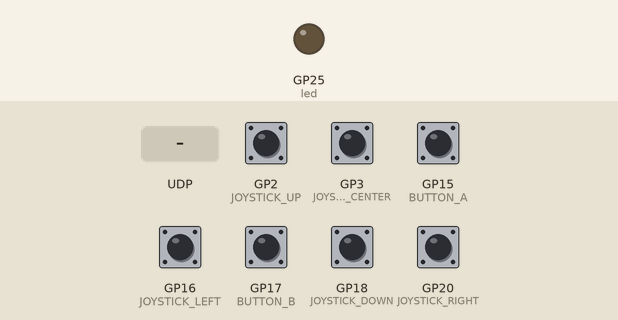
Recording of a program running on a simulated Raspberry Pi Pico running MicroPython. On the bench: output pins drawn as LEDs (lit = HIGH). Dashed ring = blinking. Inputs (shaded band) come from the test bench; at power-on: GP2 (JOYSTICK_UP), GP3 (JOYSTICK_CENTER), GP15 (BUTTON_A), GP16 (JOYSTICK_LEFT), GP17 (BUTTON_B), GP18 (JOYSTICK_DOWN), GP20 (JOYSTICK_RIGHT) HIGH. The board's own WiFi access point starts at once; what the program prints to the serial console is not drawn.

Above: at 9.0 s.
9.1 s: UDP packet "DISCOVER_CONTROLLER" arrives
At 9.36 s:
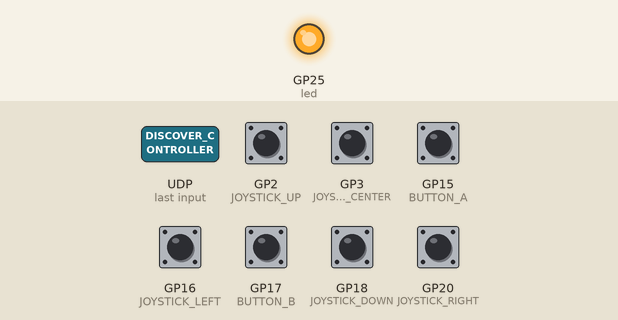
12.1 s: GP2 (JOYSTICK_UP) pulled LOW for 0.15 s
At 12.52 s:
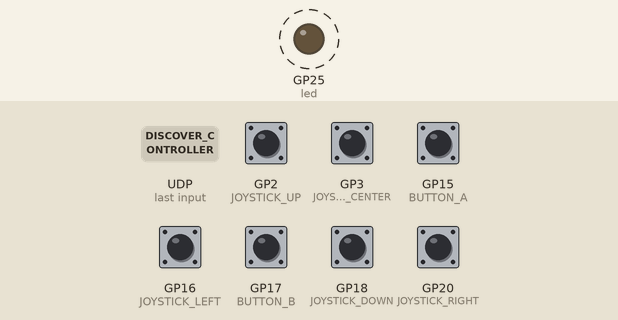
15.1 s: GP3 (JOYSTICK_CENTER) pulled LOW for 0.15 s
18.1 s: GP15 (BUTTON_A) pulled LOW for 0.15 s
21.1 s: GP16 (JOYSTICK_LEFT) pulled LOW for 0.15 s
24.1 s: GP17 (BUTTON_B) pulled LOW for 0.15 s
Timing chart, 0 to 28.1 s (numbered marks = the images above; inputs shaded):
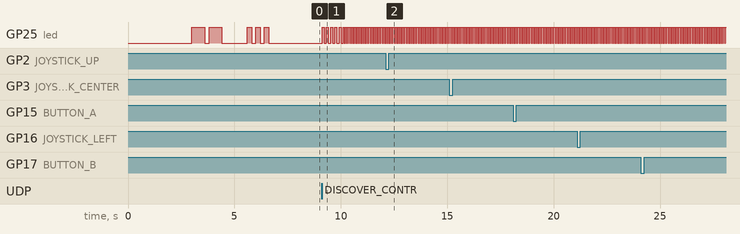

The program:

controller_access_point_led_debug.py
```python
# Controller with LED-based debugging (no display needed)
import network
import socket
import json
import time
from machine import Pin

# Joystick and button pins - ADJUST THESE FOR YOUR MODULE
JOYSTICK_UP = Pin(2, Pin.IN, Pin.PULL_UP)
JOYSTICK_DOWN = Pin(18, Pin.IN, Pin.PULL_UP)
JOYSTICK_LEFT = Pin(16, Pin.IN, Pin.PULL_UP)
JOYSTICK_RIGHT = Pin(20, Pin.IN, Pin.PULL_UP)
JOYSTICK_CENTER = Pin(3, Pin.IN, Pin.PULL_UP)
BUTTON_A = Pin(15, Pin.IN, Pin.PULL_UP)
BUTTON_B = Pin(17, Pin.IN, Pin.PULL_UP)

class LEDDebugger:
    """Use built-in LED to show status"""

    def __init__(self):
        self.led = Pin(25, Pin.OUT)
        self.led.value(0)

    def blink_pattern(self, pattern, repeat=1):
        """Blink LED in pattern. 1=short, 2=long, 0=pause"""
        for _ in range(repeat):
            for duration in pattern:
                if duration == 0:
                    time.sleep(0.5)  # Pause
                elif duration == 1:
                    self.led.value(1)
                    time.sleep(0.2)  # Short blink
                    self.led.value(0)
                    time.sleep(0.2)
                elif duration == 2:
                    self.led.value(1)
                    time.sleep(0.6)  # Long blink
                    self.led.value(0)
                    time.sleep(0.2)
            time.sleep(1)  # Pause between repeats

    def startup_ok(self):
        """3 short blinks = startup OK"""
        self.blink_pattern([1, 1, 1])

    def ap_created(self):
        """2 long blinks = AP created"""
        self.blink_pattern([2, 2])

    def client_connected(self):
        """5 fast blinks = new client"""
        for _ in range(5):
            self.led.value(1)
            time.sleep(0.1)
            self.led.value(0)
            time.sleep(0.1)

    def error(self):
        """SOS pattern = error"""
        # S-O-S: ...---...
        self.blink_pattern([1, 1, 1, 0, 2, 2, 2, 0, 1, 1, 1])

    def heartbeat(self):
        """Quick flash for activity"""
        self.led.value(1)
        time.sleep(0.05)
        self.led.value(0)

class ControllerAccessPoint:
    def __init__(self):
        self.debug = LEDDebugger()

        print("🎮 PicoController Starting...")
        print("Watch the LED for status:")
        print("  3 short blinks = Startup OK")
        print("  2 long blinks = Access Point created")
        print("  5 fast blinks = Client connected")
        print("  SOS pattern = Error")

        # Create Access Point
        self.ap = network.WLAN(network.AP_IF)
        self.ap.active(True)
        print("✅ AP interface activated")

        # Try different configurations
        ap_success = False
        configs = [
            {"essid": "PicoController", "password": "pico1234", "authmode": 3},
            {"essid": "PicoController", "password": "pico1234"},
            {"essid": "PicoController"}
        ]

        for i, config in enumerate(configs):
            try:
                print(f"Trying config {i+1}: {config}")
                self.ap.config(**config)
                print(f"✅ AP configured with method {i+1}")
                ap_success = True
                break
            except Exception as e:
                print(f"❌ Config {i+1} failed: {e}")

        if not ap_success:
            print("❌ All AP configurations failed!")
            self.debug.error()
            return

        # Wait for AP to be ready
        time.sleep(3)

        # Get IP info
        try:
            config = self.ap.ifconfig()
            print(f"📡 Access Point ready!")
            print(f"   Network: PicoController")
            print(f"   IP: {config[0]}")
            print(f"   Netmask: {config[1]}")
            print(f"   Gateway: {config[2]}")
            self.debug.ap_created()
        except Exception as e:
            print(f"❌ Could not get AP info: {e}")
            self.debug.error()
            return

        # Create UDP server
        try:
            self.sock = socket.socket(socket.AF_INET, socket.SOCK_DGRAM)
            self.sock.bind(('', 8888))
            self.sock.settimeout(0.01)
            print("✅ UDP server started on port 8888")
        except Exception as e:
            print(f"❌ UDP server failed: {e}")
            self.debug.error()
            return

        # Initialize state
        self.state = {
            'joystick': {'up': False, 'down': False, 'left': False, 'right': False, 'center': False},
            'buttons': {'A': False, 'B': False},
            'timestamp': 0
        }

        self.clients = set()
        self.debug.startup_ok()

        print("🎮 Controller ready! Waiting for clients...")
        print("📱 Look for 'PicoController' WiFi network on other devices")

    def read_inputs(self):
        """Read all inputs"""
        self.state['joystick']['up'] = not JOYSTICK_UP.value()
        self.state['joystick']['down'] = not JOYSTICK_DOWN.value()
        self.state['joystick']['left'] = not JOYSTICK_LEFT.value()
        self.state['joystick']['right'] = not JOYSTICK_RIGHT.value()
        self.state['joystick']['center'] = not JOYSTICK_CENTER.value()
        self.state['buttons']['A'] = not BUTTON_A.value()
        self.state['buttons']['B'] = not BUTTON_B.value()
        self.state['timestamp'] = time.ticks_ms()

    def broadcast_state(self):
        """Send state to all clients"""
        if not self.clients:
            return

        message = json.dumps(self.state).encode()
        dead_clients = set()

        for client_addr in self.clients:
            try:
                self.sock.sendto(message, client_addr)
            except Exception as e:
                print(f"Failed to send to {client_addr}: {e}")
                dead_clients.add(client_addr)

        self.clients -= dead_clients

        if self.clients:
            self.debug.heartbeat()

    def check_for_clients(self):
        """Listen for client discovery"""
        try:
            data, addr = self.sock.recvfrom(1024)
            message = data.decode()

            if message == "DISCOVER_CONTROLLER":
                if addr not in self.clients:
                    print(f"📱 New client connected: {addr[0]}")
                    self.debug.client_connected()

                self.clients.add(addr)
                self.sock.sendto(b"CONTROLLER_FOUND", addr)

        except OSError:
            pass  # Timeout - normal
        except Exception as e:
            print(f"Client check error: {e}")

    def run(self):
        """Main loop"""
        print("🔄 Main loop started")

        last_state = None
        last_status = 0

        while True:
            try:
                # Check for clients
                self.check_for_clients()

                # Read inputs
                self.read_inputs()

                # Send if state changed
                if self.state != last_state:
                    self.broadcast_state()
                    last_state = self.state.copy()

                    # Print active inputs
                    active = []
                    for k, v in self.state['joystick'].items():
                        if v: active.append(f"Joy-{k}")
                    for k, v in self.state['buttons'].items():
                        if v: active.append(f"Btn-{k}")

                    if active:
                        print(f"📍 Input: {', '.join(active)} → {len(self.clients)} clients")

                # Status update every 10 seconds
                current_time = time.ticks_ms()
                if time.ticks_diff(current_time, last_status) > 10000:
                    print(f"💓 Status: {len(self.clients)} clients connected")
                    last_status = current_time

                time.sleep(0.02)  # 50Hz

            except KeyboardInterrupt:
                print("\n👋 Controller stopped by user")
                break
            except Exception as e:
                print(f"❌ Main loop error: {e}")
                self.debug.error()
                time.sleep(1)

# Simple input test
def test_inputs():
    """Test just the input pins"""
    print("=== Input Pin Test ===")
    print("Press buttons and move joystick...")
    print("Press Ctrl+C to stop")

    led = Pin(25, Pin.OUT)

    while True:
        try:
            inputs = []

            if not JOYSTICK_UP.value(): inputs.append("UP")
            if not JOYSTICK_DOWN.value(): inputs.append("DOWN")
            if not JOYSTICK_LEFT.value(): inputs.append("LEFT")
            if not JOYSTICK_RIGHT.value(): inputs.append("RIGHT")
            if not JOYSTICK_CENTER.value(): inputs.append("CENTER")
            if not BUTTON_A.value(): inputs.append("A")
            if not BUTTON_B.value(): inputs.append("B")

            if inputs:
                print(f"Active: {', '.join(inputs)}")
                led.value(1)
                time.sleep(0.1)
                led.value(0)

            time.sleep(0.1)

        except KeyboardInterrupt:
            print("\nInput test stopped")
            break

if __name__ == "__main__":
    # CHOOSE ONE:

    # Test inputs first
    # test_inputs()

    # Run controller
    controller = ControllerAccessPoint()
    controller.run() 
```

Measured:
- after the input at 9.1 s, GP25 (led): goes 5 × (HIGH 0.10 s, LOW 0.10 s), 24 × (HIGH 0.05 s, LOW 0.03 s), HIGH 0.05 s, then LOW, starting at once
